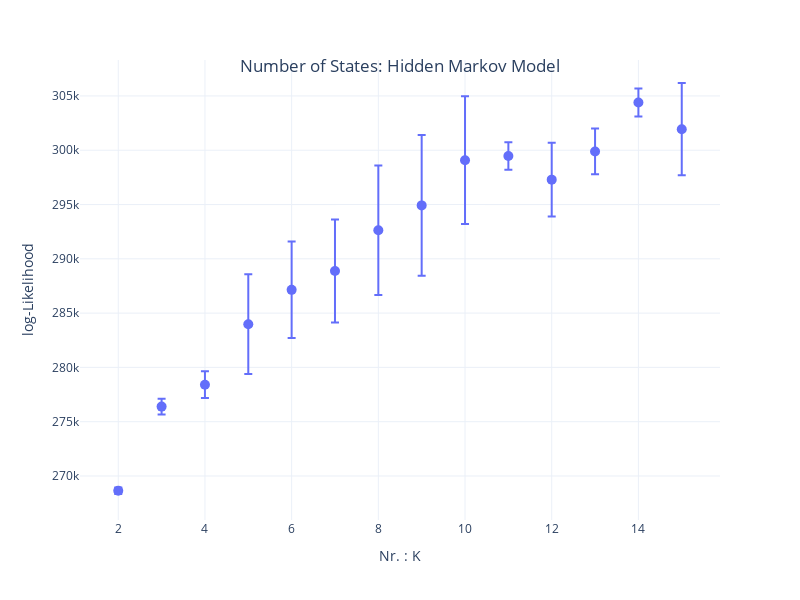

Source (notebook cell):
### Code cell
fig = px.scatter(ResultsFrame,x='K',y='Mean Likelihood',error_y='Std')
fig.update_traces(marker_size=10)
fig.update_layout(
    title={
        'text': "Number of States: Hidden Markov Model",
        'y':0.9,
        'x':0.5,
        'xanchor': 'center',
        'yanchor': 'top'},
    width=800,height=600,
    legend={'title':"Learning Rates"},
    template="plotly_white",
)
fig.update_yaxes(
    title="log-Likelihood"
)
fig.update_xaxes(
    title="Nr. : K"
)


fig.show()

### Figure 1 — Plotly figure (JSON) as saved in the notebook; plotly's stock layout.template omitted (floating-point values rounded to 4 significant figures)
{"data": [{"error_y": {"array": [294.4, 725.2, 1230.0, 4586.0, 4445.0, 4732.0, 5963.0, 6480.0, 5882.0, 1267.0, 3401.0, 2105.0, 1283.0, 4253.0]}, "hovertemplate": "K=%{x}<br>Mean Likelihood=%{y}<extra></extra>", "legendgroup": "", "marker": {"color": "#636efa", "size": 10, "symbol": "circle"}, "mode": "markers", "name": "", "orientation": "v", "showlegend": false, "type": "scatter", "x": [2, 3, 4, 5, 6, 7, 8, 9, 10, 11, 12, 13, 14, 15], "xaxis": "x", "y": [268600.0, 276400.0, 278400.0, 284000.0, 287100.0, 288900.0, 292600.0, 294900.0, 299100.0, 299500.0, 297300.0, 299900.0, 304400.0, 301900.0], "yaxis": "y"}], "layout": {"height": 600, "legend": {"title": {"text": "Learning Rates"}, "tracegroupgap": 0}, "margin": {"t": 60}, "title": {"text": "Number of States: Hidden Markov Model", "x": 0.5, "xanchor": "center", "y": 0.9, "yanchor": "top"}, "width": 800, "xaxis": {"anchor": "y", "domain": [0, 1], "title": {"text": "Nr. : K"}}, "yaxis": {"anchor": "x", "domain": [0, 1], "title": {"text": "log-Likelihood"}}}}
